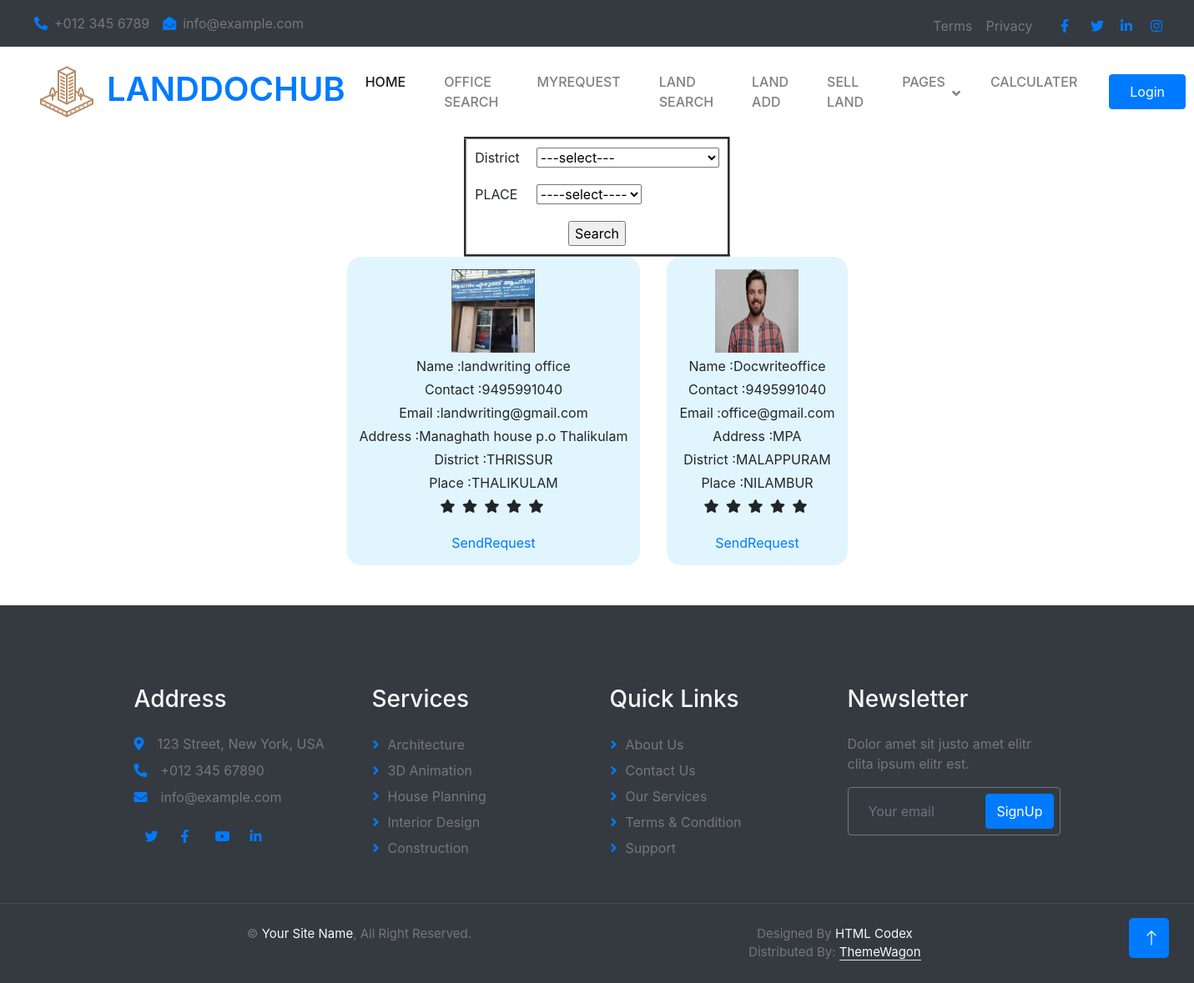
The app's page /User/SearchOffice/ with its own data.
### Guest/models.py (models this page shows)
class tbl_office(models.Model):
   office_name=models.CharField(max_length=50)
   office_contact=models.CharField(max_length=50)
   office_email=models.CharField(max_length=50)
   office_address=models.CharField(max_length=50)
   place=models.ForeignKey(tbl_place,on_delete=models.CASCADE)
   office_logo=models.FileField(upload_to='Assests/OfficeDocs/')
   office_proof=models.FileField(upload_to='Assests/OfficeDocs/')
   office_password=models.CharField(max_length=50)
   office_status=models.IntegerField(default=0)
   office_doj=models.DateField(auto_now_add=True)

### Admin/models.py (models this page shows)
class tbl_place(models.Model):
    place_name=models.CharField(max_length=50)
    place_pincode=models.IntegerField(null=True)
    district=models.ForeignKey(tbl_district, on_delete=models.CASCADE,null=True)

class tbl_district(models.Model):
    district_name=models.CharField(max_length=50)

### User/views.py (the view)
# urls.py: path('SearchOffice/',views.SearchOffice,name='SearchOffice'),
def SearchOffice(request):
    disdata=tbl_district.objects.all()
    officedata=tbl_office.objects.all()
    ar=[1,2,3,4,5]
    parry=[]
    avg=0
    for o in officedata:
        wdata=tbl_office.objects.get(id=o.id)
        tot=0
        ratecount=tbl_rating.objects.filter(office=wdata).count()
        if ratecount>0:
            ratedata=tbl_rating.objects.filter(office=wdata)
            for j in ratedata:
                tot=tot+j.rating_data
                avg=tot//ratecount
            parry.append(avg)
        else:
            parry.append(0)
    data = zip(officedata,parry)
    if request.method=="POST":
        placeID = tbl_place.objects.get(id=request.POST.get('sel_place'))
        officedata=tbl_office.objects.filter(place=placeID)
        return render(request,"User/SearchOffice.html",{"disdata":disdata,"officedata":officedata})
    else:
         return render(request,"User/SearchOffice.html",{"disdata":disdata,"officedata":officedata,"data":data})

### User/Templates/User/SearchOffice.html (shortened to what this page needs)
{% extends 'User/Header.html' %}
{% load static %}
{% block content %}
<!DOCTYPE html>
<html lang="en">
<head>
    <link rel="stylesheet" href="https://maxcdn.bootstrapcdn.com/bootstrap/4.0.0/css/bootstrap.min.css"
>
<link rel="stylesheet" href="https://pro.fontawesome.com/releases/v5.10.0/css/all.css"
 />
</head>
<body>
    <form action="" method="post" id="UserForm" data-places-url="{% url 'Guest:AjaxPlace' %}">
    <table border="3"align="center"cellpadding="10">
        <tr>
            <td>District</td>
            <td><select name="sel_district" id="sel_district">
                <option value="">---select---</option>
            </select></td>
        </tr>
        <tr>
            <td>PLACE</td>
            <td><select name="sel_place" id="sel_place">
                <option value="">----select----</option>
            </select></td>
        </tr>
        <tr>
            <td colspan="2"align="center">
            <input type="submit" value="Search">
            </td>
        </tr>
    </table>
</form>
<div class="main">
    {% for i,j in data %}
    <div class="sub">
        <div><img src="{{i.office_logo.url}}" width="100" height="100" alt=""></div>
        <div>Name :{{i.office_name}}</div>
        <div>Contact :{{i.office_contact}}</div>
        <div>Email :{{i.office_email}}</div>
        <div>Address :{{i.office_address}}</div>
        <div>District :{{i.place.district.district_name}}</div>
        <div>Place :{{i.place.place_name}}</div>
        <div>
            <div class="mb-3">
                {% if j == 0 %}
                <i class="fas fa-star star-light mr-1 main_star"></i>
                <i class="fas fa-star star-light mr-1 main_star"></i>
                <i class="fas fa-star star-light mr-1 main_star"></i>
                <i class="fas fa-star star-light mr-1 main_star"></i>
                <i class="fas fa-star star-light mr-1 main_star"></i>
                {% elif j == 1 %}
                <i class="fas fa-star text-warning"></i>
                <i class="fas fa-star star-light mr-1 main_star"></i>
                <i class="fas fa-star star-light mr-1 main_star"></i>
                <i class="fas fa-star star-light mr-1 main_star"></i>
                <i class="fas fa-star star-light mr-1 main_star"></i>
                {% elif j == 2 %}
                <i class="fas fa-star text-warning"></i>
                <i class="fas fa-star text-warning"></i>
                <i class="fas fa-star star-light mr-1 main_star"></i>
                <i class="fas fa-star star-light mr-1 main_star"></i>
                <i class="fas fa-star star-light mr-1 main_star"></i>
                {% elif j == 3 %}
                <i class="fas fa-star text-warning"></i>
                <i class="fas fa-star text-warning"></i>
                <i class="fas fa-star text-warning"></i>
                <i class="fas fa-star star-light mr-1 main_star"></i>
                <i class="fas fa-star star-light mr-1 main_star"></i>
                {% elif j == 4 %}
                <i class="fas fa-star text-warning"></i>
                <i class="fas fa-star text-warning"></i>
                <i class="fas fa-star text-warning"></i>
                <i class="fas fa-star text-warning"></i>
                <i class="fas fa-star star-light mr-1 main_star"></i>
                {% elif j == 5 %}
                <i class="fas fa-star text-warning"></i>
                <i class="fas fa-star text-warning"></i>
                <i class="fas fa-star text-warning"></i>
                <i class="fas fa-star text-warning"></i>
                <i class="fas fa-star text-warning"></i>
                {% endif %}
            </div>
            </div>
            <div><a href="{% url 'User:SendRequesttoOffice' i.id %}">SendRequest</a></div>
    </div>
    {% endfor %}
</div>
</body>
</html>
{% endblock content %}

### User/Templates/User/Header.html (shortened to what this page needs)
<!DOCTYPE html>
{% load static %}
<html lang="en">
<head>
    <link href="https://cdnjs.cloudflare.com/ajax/libs/font-awesome/5.10.0/css/all.min.css" rel="stylesheet">
    <link href="https://cdn.jsdelivr.net/npm/bootstrap-icons@1.4.1/font/bootstrap-icons.css" rel="stylesheet">
    <link href="{% static 'Main/lib/animate/animate.min.css' %}" rel="stylesheet">
    <link href="{% static 'Main/lib/owlcarousel/assets/owl.carousel.min.css' %}" rel="stylesheet">
    <link href="{% static 'Main/lib/tempusdominus/css/tempusdominus-bootstrap-4.min.css' %}" rel="stylesheet" />
    <link href="{% static 'Main/css/bootstrap.min.css'  %}"rel="stylesheet">
    <link href="{% static 'Main/css/style.css' %}"  rel="stylesheet"  >
</head>
<body>
    <div class="container-fluid bg-dark p-0 wow fadeIn" data-wow-delay="0.1s">
        <div class="row gx-0 d-none d-lg-flex">
            <div class="col-lg-7 px-5 text-start">
                <div class="h-100 d-inline-flex align-items-center py-3 me-3">
                    <a class="text-body px-2" href="tel:+0123456789"><i class="fa fa-phone-alt text-primary me-2"></i>+012 345 6789</a>
                    <a class="text-body px-2" href="mailto:info@example.com"><i class="fa fa-envelope-open text-primary me-2"></i>info@example.com</a>
                </div>
            </div>
            <div class="col-lg-5 px-5 text-end">
                <div class="h-100 d-inline-flex align-items-center py-3 me-2">
                    <a class="text-body px-2" href="">Terms</a>
                    <a class="text-body px-2" href="">Privacy</a>
                </div>
                <div class="h-100 d-inline-flex align-items-center">
                    <a class="btn btn-sm-square btn-outline-body me-1" href=""><i class="fab fa-facebook-f"></i></a>
                    <a class="btn btn-sm-square btn-outline-body me-1" href=""><i class="fab fa-twitter"></i></a>
                    <a class="btn btn-sm-square btn-outline-body me-1" href=""><i class="fab fa-linkedin-in"></i></a>
                    <a class="btn btn-sm-square btn-outline-body me-0" href=""><i class="fab fa-instagram"></i></a>
                </div>
            </div>
        </div>
    </div>
    <nav class="navbar navbar-expand-lg bg-white navbar-light sticky-top py-lg-0 px-lg-5 wow fadeIn" data-wow-delay="0.1s">
        <a href="index.html" class="navbar-brand ms-4 ms-lg-0">
            <h1 class="text-primary m-0"><img class="me-3" src="{% static 'Main/img/icons/icon-1.png' %}" alt="Icon">LANDDOCHUB</h1>
        </a>
        <div class="collapse navbar-collapse" id="navbarCollapse">
            <div class="navbar-nav ms-auto p-4 p-lg-0">
                <a href="{% url 'User:homepage' %}" class="nav-item nav-link active">Home</a>
                <a href="{% url 'User:SearchOffice' %}" class="nav-item nav-link">OFFICE SEARCH</a>
                <a href="{% url 'User:myrequest' %}" class="nav-item nav-link">MYREQUEST</a>
                <a href="{% url 'User:SearchSellingLandList' %}" class="nav-item nav-link">LAND SEARCH</a>
                <a href="{% url 'User:SellingListLandRegistration' %}"class="nav-item nav-link">LAND ADD</a>
                <a href="{% url 'User:SellingLandListNew' %}"class="nav-item nav-link">SELL LAND</a>
                <div class="nav-item dropdown">
                    <a href="#" class="nav-link dropdown-toggle" data-bs-toggle="dropdown">Pages</a>
                </div>
                <a href="{% url 'User:calculater' %}" class="nav-item nav-link">Calculater</a>
            </div>
            <a href="{% url 'Guest:login' %}" class="btn btn-primary py-2 px-4 d-none d-lg-block">Login</a>
        </div>
    </nav>
    {% block content %}
    {% endblock content %}
    <div class="container-fluid bg-dark text-body footer mt-5 pt-5 px-0 wow fadeIn" data-wow-delay="0.1s">
        <div class="container py-5">
            <div class="row g-5">
                <div class="col-lg-3 col-md-6">
                    <h3 class="text-light mb-4">Address</h3>
                    <p class="mb-2"><i class="fa fa-map-marker-alt text-primary me-3"></i>123 Street, New York, USA</p>
                    <p class="mb-2"><i class="fa fa-phone-alt text-primary me-3"></i>+012 345 67890</p>
                    <p class="mb-2"><i class="fa fa-envelope text-primary me-3"></i>info@example.com</p>
                    <div class="d-flex pt-2">
                        <a class="btn btn-square btn-outline-body me-1" href=""><i class="fab fa-twitter"></i></a>
                        <a class="btn btn-square btn-outline-body me-1" href=""><i class="fab fa-facebook-f"></i></a>
                        <a class="btn btn-square btn-outline-body me-1" href=""><i class="fab fa-youtube"></i></a>
                        <a class="btn btn-square btn-outline-body me-0" href=""><i class="fab fa-linkedin-in"></i></a>
                    </div>
                </div>
                <div class="col-lg-3 col-md-6">
                    <h3 class="text-light mb-4">Services</h3>
                    <a class="btn btn-link" href="">Architecture</a>
                    <a class="btn btn-link" href="">3D Animation</a>
                    <a class="btn btn-link" href="">House Planning</a>
                    <a class="btn btn-link" href="">Interior Design</a>
                    <a class="btn btn-link" href="">Construction</a>
                </div>
                <div class="col-lg-3 col-md-6">
                    <h3 class="text-light mb-4">Quick Links</h3>
                    <a class="btn btn-link" href="">About Us</a>
                    <a class="btn btn-link" href="">Contact Us</a>
                    <a class="btn btn-link" href="">Our Services</a>
                    <a class="btn btn-link" href="">Terms & Condition</a>
                    <a class="btn btn-link" href="">Support</a>
                </div>
                <div class="col-lg-3 col-md-6">
                    <h3 class="text-light mb-4">Newsletter</h3>
                    <p>Dolor amet sit justo amet elitr clita ipsum elitr est.</p>
                    <div class="position-relative mx-auto" style="max-width: 400px;">
                        <input class="form-control bg-transparent w-100 py-3 ps-4 pe-5" type="text" placeholder="Your email">
                        <button type="button" class="btn btn-primary py-2 position-absolute top-0 end-0 mt-2 me-2">SignUp</button>
                    </div>
                </div>
            </div>
        </div>
        <div class="container-fluid copyright">
            <div class="container">
                <div class="row">
                    <div class="col-md-6 text-center text-md-start mb-3 mb-md-0">
                        &copy; <a href="#">Your Site Name</a>, All Right Reserved.
                    </div>
                    <div class="col-md-6 text-center text-md-end">
                        Designed By <a href="https://htmlcodex.com">HTML Codex</a>
                        <br> Distributed By: <a class="border-bottom" href="https://themewagon.com" target="_blank">ThemeWagon</a>
                    </div>
                </div>
            </div>
        </div>
    </div>
    <a href="#" class="btn btn-lg btn-primary btn-lg-square back-to-top"><i class="bi bi-arrow-up"></i></a>
</body>
</html>

### Guest/static/Main/css/style.css (style rules this page uses)
:root { --primary: #B78D65; --light: #F8F8F8; --dark: #252525; }
h1, h2, .h1, .h2, .fw-bold { font-weight: 600 !important; }
h3, h4, .h3, .h4, .fw-medium { font-weight: 500 !important; }
.back-to-top { position: fixed; display: none; right: 30px; bottom: 30px; z-index: 99; }
.btn { font-weight: 500; transition: .5s; }
.btn.btn-primary, .btn.btn-secondary { color: #FFFFFF; }
.btn-square { width: 38px; height: 38px; }
.btn-sm-square { width: 32px; height: 32px; }
.btn-lg-square { width: 48px; height: 48px; }
.btn-square, .btn-sm-square, .btn-lg-square { padding: 0; display: flex; align-items: center; justify-content: center; font-weight: normal; }
.btn-outline-body { color: var(--primary); border-color: #777777; }
.navbar .dropdown-toggle::after { border: none; content: "\f107"; font-family: "Font Awesome 5 Free"; font-weight: 900; vertical-align: middle; margin-left: 8px; }
.navbar .navbar-nav .nav-link { margin-right: 30px; padding: 30px 0; color: var(--dark); font-weight: 500; text-transform: uppercase; outline: none; }
.navbar .navbar-nav .nav-link:hover, .navbar .navbar-nav .nav-link.active { color: var(--primary); }
.navbar.sticky-top { top: -100px; transition: .5s; }
.footer .btn.btn-link { display: block; margin-bottom: 5px; padding: 0; text-align: left; color: #777777; font-weight: normal; text-transform: capitalize; transition: .3s; }
.footer .btn.btn-link::before { position: relative; content: "\f105"; font-family: "Font Awesome 5 Free"; font-weight: 900; color: var(--primary); margin-right: 10px; }
.footer .form-control { border-color: #777777; }
.footer .copyright { padding: 25px 0; font-size: 15px; border-top: 1px solid rgba(256, 256, 256, .1); }
.footer .copyright a { color: var(--light); }

### User/Templates/User/SearchOffice.html (style rules this page uses)
.sub { padding: 15px; background-color: #E1F5FE; width: fit-content; border-radius: 17px; display: flex; flex-wrap: wrap; gap: 4px; flex-direction: column; align-items: center; }
.main { display: flex; flex-wrap: wrap; justify-content: center; align-items: center; gap: 2rem; }

### records on screen
tbl_office: office_logo (picture), office_name "landwriting office", office_contact "9495991040", office_email "landwriting@gmail.com", office_address "Managhath house p.o Thalikulam", place.district.district_name "THRISSUR", place.place_name "THALIKULAM"
tbl_office: office_logo (picture), office_name "Docwriteoffice", office_contact "9495991040", office_email "office@gmail.com", office_address "MPA", place.district.district_name "MALAPPURAM", place.place_name "NILAMBUR"
